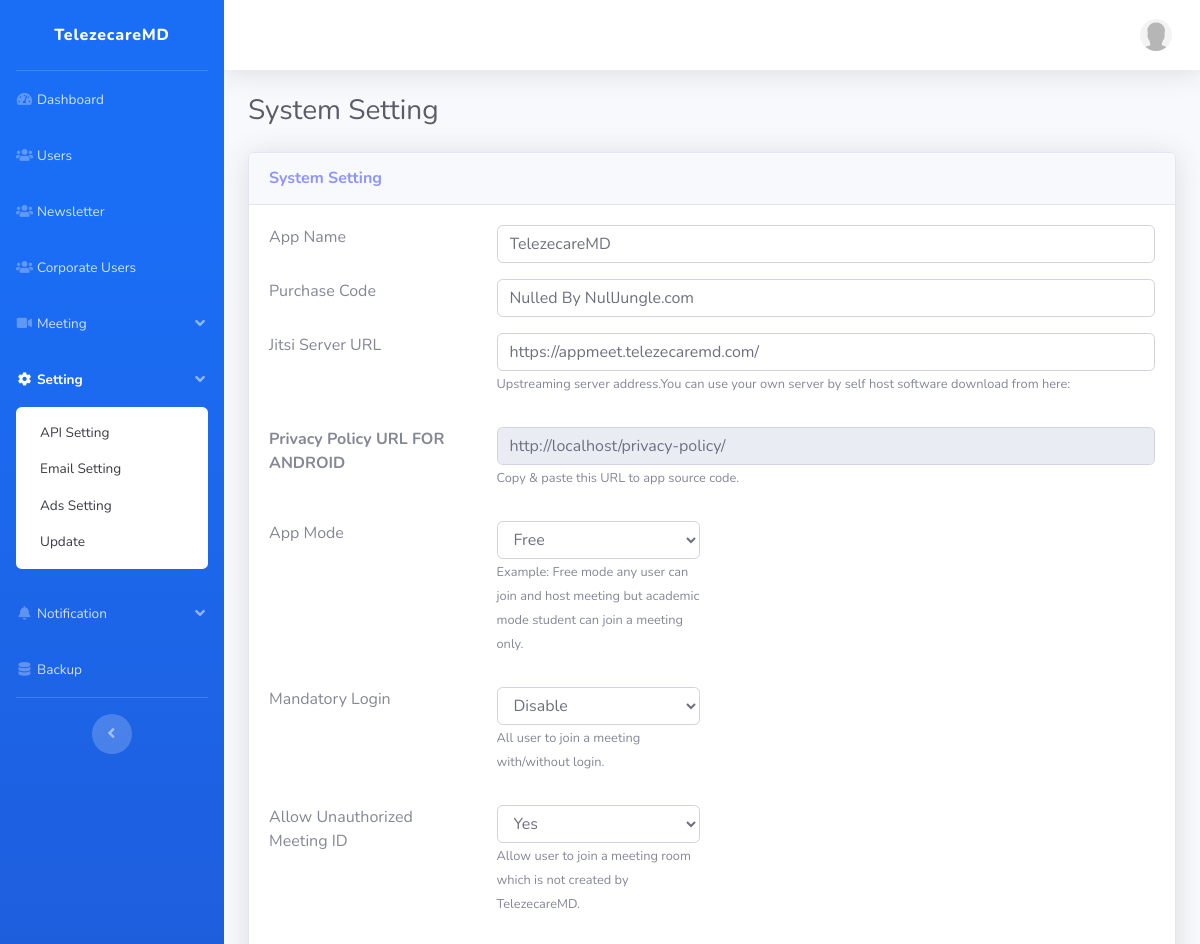
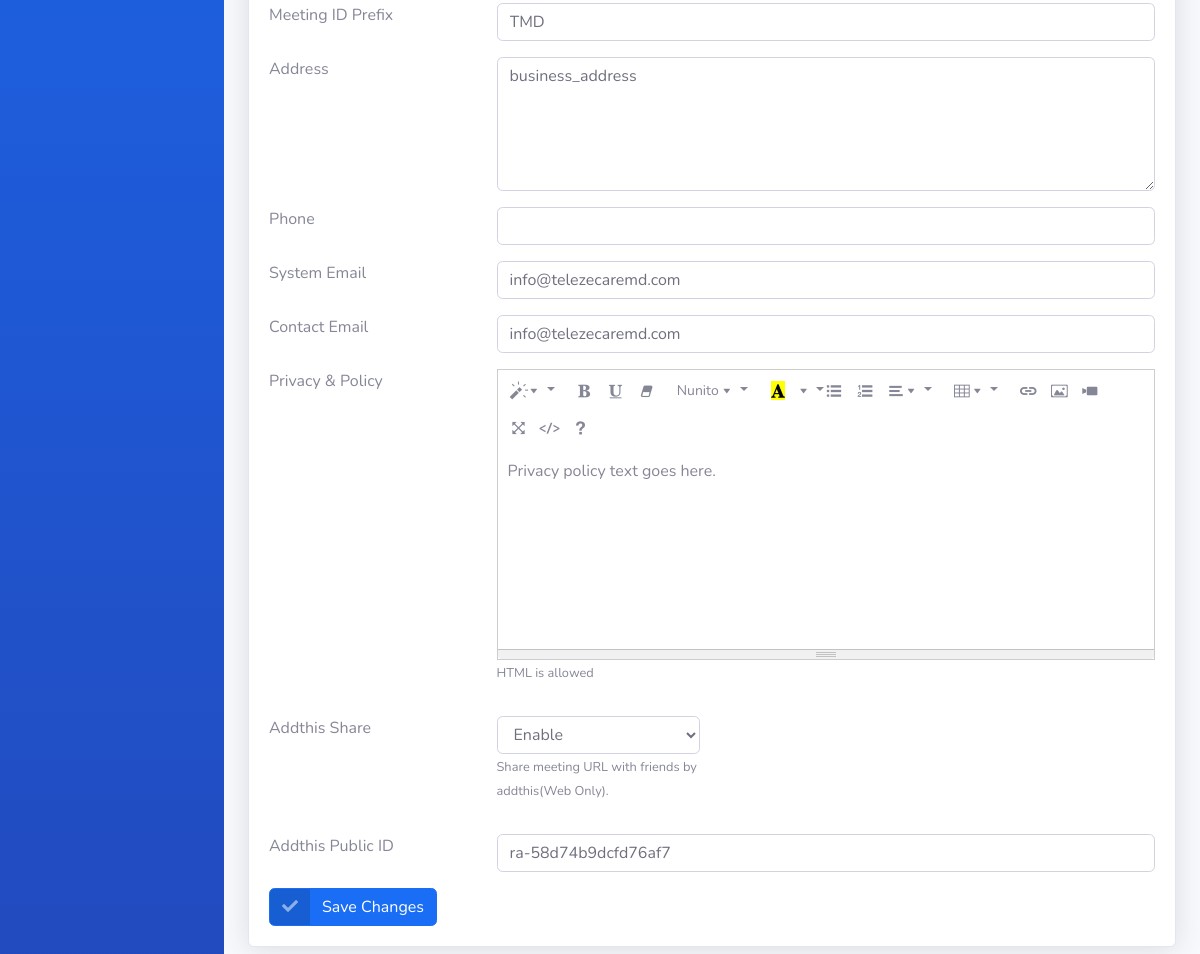
The page /admin/system_setting/ on the database its author committed (2 pictures, top to bottom).
### tables this page shows
CREATE TABLE `config` (
  `config_id` int(11) NOT NULL,
  `title` longtext NOT NULL,
  `value` longtext NOT NULL
);

### application/controllers/Admin.php (called while the page is built, shortened)
<?php
class Admin extends CI_Controller {
    function system_setting($param1 = '', $param2 = ''){
        $data['page_name']      = 'system_setting';
        $data['page_title']     = 'System Setting';
        $this->load->view('admin/index', $data);
    }
}

### index.php (called while the page is built, shortened)
<?php
require_once BASEPATH.'core/CodeIgniter.php';

### application/models/Common_model.php (called while the page is built, shortened)
<?php if ( ! defined('BASEPATH')) exit('No direct script access allowed');
class Common_model extends CI_Model {
	function get_img($type = '' , $id = '')
	{
		if(file_exists('uploads/'.$type.'_image/'.$id.'.jpg'))
			$image_url	=	base_url().'uploads/'.$type.'_image/'.$id.'.jpg';
		else
			$image_url	=	base_url().'uploads/user.jpg';
		return $image_url;
	}
    public function get_config($title=''){
        $result   = $title;
        $query  = $this->db->get_where('config' , array('title'=>$title));
        if($query->num_rows() > 0):
            $result = $query->row()->value;
        else:
            $data['title'] = $title;
            $data['value'] = $title;
            $this->db->insert('config',$data);
        endif;
        return $result;
    }
}

### application/helpers/custom_helper.php (called while the page is built, shortened)
<?php  if ( ! defined('BASEPATH')) exit('No direct script access allowed');
if (! function_exists('get_app_config')):
	function get_app_config($title)
    {
    	$ci =& get_instance();
        return $ci->common_model->get_config($title);
    }
endif;

### application/views/admin/system_setting.php (the view, shortened to what this page needs)
<?php
  $app_mode                 =   get_app_config("app_mode");
  $app_mandatory_login      =   get_app_config("app_mandatory_login");
 ?>
<?php echo form_open(base_url() . 'admin/system_setting/update/' , array('class' => 'form-horizontal group-border-dashed', 'enctype' => 'multipart/form-data'));?>
<div class="card shadow mb-4">
    <div class="card-header py-3">
      <h6 class="m-0 font-weight-bold text-primary"><?php echo $page_title;?></h6>
    </div>
    <div class="card-body">
    <div class="row">
      <div class="col-md-12">
        <div class="form-group row">
          <label class="col-sm-3 control-label">App Name</label>
          <div class="col-sm-9">
            <input type="text"  value="<?php echo get_app_config("app_name");?>" name="app_name" class="form-control" required  />
          </div>
        </div>
        <div class="form-group row">
          <label class="col-sm-3 control-label">Purchase Code</label>
          <div class="col-sm-9">
            <input type="text"  value="<?php echo get_app_config("purchase_code");?>" name="purchase_code" class="form-control" required  />
          </div>
        </div>
        <div class="form-group row">
          <label class="col-sm-3 control-label">Jitsi Server URL</label>
          <div class="col-sm-9">
            <input type="text"  value="<?php echo get_app_config("jitsi_server");?>" name="jitsi_server" class="form-control" required  />
            <p><small>Upstreaming server address.You can use your own server by self host software download from here:</small></p>
          </div>
        </div>
        <div class="form-group row">
          <label class="col-sm-3 control-label"><strong>Privacy Policy URL FOR ANDROID</strong></label>
          <div class="col-sm-9">
            <input type="text"  value="<?php echo base_url('privacy-policy/') ?>" readonly class="form-control" required data-parsley-length="[14, 128]" />
            <p><small>Copy &amp; paste this URL to app source code.</small></p>
          </div>
        </div>
        <div class="form-group row">
          <label class="control-label col-md-3">App Mode</label>
          <div class="col-sm-3">
              <select class="form-control m-bot15" id="app_mode" name="app_mode">
                <option value="free" <?php if($app_mode == 'free'){echo 'selected';}?> >Free</option>
              </select>
              <p><small>Example: Free mode any user can join and host meeting but academic mode student can join a meeting only.</small></p>
          </div>
        </div>
        <div class="form-group row">
          <label class="control-label col-md-3">Mandatory Login</label>
          <div class="col-sm-3">
              <select class="form-control m-bot15" id="app_mandatory_login" name="app_mandatory_login">
                <option value="false" <?php if($app_mandatory_login == 'false'){echo 'selected';}?> >Disable</option>
              </select>
              <p><small>All user to join a meeting with/without login.</small></p>
          </div>
        </div>
        <div class="form-group row">
          <label class="control-label col-md-3">Allow Unauthorized Meeting ID</label>
          <div class="col-sm-3">
              <select class="form-control m-bot15" id="allow_unauthorized_meeting_code" name="allow_unauthorized_meeting_code">
                <option value="true" <?php if(get_app_config("allow_unauthorized_meeting_code") == 'true'){echo 'selected';}?> >Yes</option>
              </select>
              <p><small>Allow user to join a meeting room which is not created by <?php echo get_app_config("app_name"); ?>.</small></p>
          </div>
        </div>
        <div class="form-group row">
          <label class="col-sm-3 control-label">Meeting ID Prefix</label>
          <div class="col-sm-9">
            <input type="text"  value="<?php echo get_app_config("meeting_prefix");?>" name="meeting_prefix" class="form-control" required  />
          </div>
        </div>
        <div class="form-group row">
          <label class="col-sm-3 control-label">Address</label>
          <div class="col-sm-9">
            <textarea rows="5" name="business_address" class="form-control"><?php echo get_app_config("business_address");?></textarea>
          </div>
        </div>
        <div class="form-group row">
          <label class="col-sm-3 control-label">Phone</label>
          <div class="col-sm-9">
            <input type="number"  value="<?php echo get_app_config("business_phone");?>" name="business_phone" class="form-control" data-parsley-length="[10, 14]"  />
          </div>
        </div>
        <div class="form-group row">
          <label class="col-sm-3 control-label">System Email</label>
          <div class="col-sm-9">
            <input type="email"  value="<?php echo get_app_config("system_email");?>" name="system_email" class="form-control"   />
          </div>
        </div>
        <div class="form-group row">
          <label class="col-sm-3 control-label">Contact Email</label>
          <div class="col-sm-9">
            <input type="email"  value="<?php echo get_app_config("contact_email");?>" name="contact_email" class="form-control"   />
          </div>
        </div>
        <div class="form-group row">
          <label class="col-sm-3 control-label">Privacy &amp; Policy</label>
          <div class="col-sm-9">
            <p><small>HTML is allowed</small></p>
          </div>
        </div>
        <div class="form-group row">
          <label class="control-label col-md-3">Addthis Share</label>
          <div class="col-sm-3">
              <select class="form-control m-bot15" id="addthis_enable" name="addthis_enable">
                <option value="true" <?php if(get_app_config("addthis_enable") == 'true'){echo 'selected';}?> >Enable</option>
              </select>
              <p><small>Share meeting URL with friends by addthis(Web Only).</small></p>
          </div>
        </div>
        <div class="form-group row">
          <label class="col-sm-3 control-label">Addthis Public ID</label>
          <div class="col-sm-9">
            <input type="text"  value="<?php echo get_app_config("addthis_pubid");?>" name="addthis_pubid" class="form-control" required  />
          </div>
        </div>
        <button type="submit" class="btn btn-primary btn-icon-split">
          <span class="icon text-white-50"><i class="fa fa-check"></i></span>
          <span class="text">Save Changes</span>
        </button>
        <?php echo form_close(); ?>
      </div>
    </div>
  </div>
</div>

### application/views/admin/index.php (shortened to what this page needs)
<!DOCTYPE html>
<html>
<head>
    <link href="<?php echo base_url(); ?>assets/vendor/fontawesome-free/css/all.min.css" rel="stylesheet" type="text/css">
    <link href="<?php echo base_url(); ?>assets/css/sb-admin-2.min.css" rel="stylesheet" />
    <link href="<?php echo base_url(); ?>assets/plugins/summernote/dist/summernote.css" rel="stylesheet" />
</head>
<body id="page-top">
  <div id="wrapper">
    <?php  include'navigation.php';?>
    <div id="content-wrapper" class="d-flex flex-column">
        <div id="content">
            <nav class="navbar navbar-expand navbar-light bg-white topbar mb-4 static-top shadow">
              <ul class="navbar-nav ml-auto">
                <li class="nav-item dropdown no-arrow">
                  <a class="nav-link dropdown-toggle" href="#" id="userDropdown" role="button" data-toggle="dropdown" aria-haspopup="true" aria-expanded="false">
                    <img class="img-profile rounded-circle" src="<?php echo $this->common_model->get_img('user', $this->session->userdata('user_id')).'?'.time();?>">
                  </a>
                </li>
              </ul>
            </nav>
            <div class="container-fluid">
              <div class="d-sm-flex align-items-center justify-content-between mb-4">
                <h1 class="h3 mb-0 text-gray-800"><?php echo $page_title; ?></h1>
              </div>
              <?php  include $page_name.'.php';?>
</body>
</html>

### application/views/admin/navigation.php (shortened to what this page needs)
<?php $active_menu=$this->session->userdata('active_menu');
?>
  <ul class="navbar-nav bg-gradient-primary sidebar sidebar-dark accordion" id="accordionSidebar">
    <a class="sidebar-brand d-flex align-items-center justify-content-center" href="<?php echo base_url(); ?>">
      <div class="sidebar-brand-text mx-3">TelezecareMD </sup></div>
    </a>
    <hr class="sidebar-divider my-0">
    <li class="nav-item <?php if($active_menu==1) {echo "active"; } ?>"><a class="nav-link" href="<?php echo base_url()."admin/dashboard";?>"><i class="fas fa-fw fa-tachometer-alt"></i><span>Dashboard</span></a> </li>
    <li class="nav-item <?php if($active_menu==2) {echo "active"; } ?>"><a class="nav-link" href="<?php echo base_url().'admin/manage_user'?>"><i class="fas fa-fw fa-users"></i><span>Users</span></a></li>
    <li class="nav-item <?php if($active_menu==22) {echo "active"; } ?>"><a class="nav-link" href="<?php echo base_url().'admin/newsletters'?>"><i class="fas fa-fw fa-users"></i><span>Newsletter</span></a></li>
    <li class="nav-item <?php if($active_menu==21) {echo "active"; } ?>"><a class="nav-link" href="<?php echo base_url().'admin/corporate_user'?>"><i class="fas fa-fw fa-users"></i><span>Corporate Users</span></a></li>
    <li class="nav-item <?php if($active_menu==3 || $active_menu==4): echo "active"; endif; ?>">
      <a href="#" class="nav-link" data-toggle="collapse" data-target="#collapseMeeting" aria-expanded="true" aria-controls="collapseMeeting">
        <i class="fas fa-fw fa-video" aria-hidden="true"></i><span>Meeting</span>
      </a>
    </li>
    <li class="nav-item <?php if($active_menu==5 || $active_menu==6 || $active_menu==7 || $active_menu==8 || $active_menu==9 || $active_menu==10): echo "active"; endif; ?>">
      <a href="#" class="nav-link" data-toggle="collapse" data-target="#collapseSetting" aria-expanded="true" aria-controls="collapseSetting">
        <i class="fas fa-fw fa-cog" aria-hidden="true"></i><span>Setting</span>
      </a>
      <div id="collapseSetting" class="collapse <?php if($active_menu==5 || $active_menu==6 || $active_menu==7 || $active_menu==8 || $active_menu==9 || $active_menu==10): echo "show"; endif; ?>" aria-labelledby="headingUtilities" data-parent="#accordionSidebar">
        <div class="bg-white py-2 collapse-inner rounded">
          <a class="collapse-item <?php if($active_menu==6) {echo "active"; } ?>" href="<?php echo base_url().'admin/api_setting/'?>">API Setting</span></a>
          <a class="collapse-item <?php if($active_menu==7) {echo "active"; } ?>" href="<?php echo base_url().'admin/email_setting/'?>">Email Setting</span></a>
          <a class="collapse-item <?php if($active_menu==8) {echo "active"; } ?>" href="<?php echo base_url().'admin/mobile_ads_setting/'?>">Ads Setting</span></a>
          <a class="collapse-item <?php if($active_menu==10) {echo "active"; } ?>" href="<?php echo base_url().'admin/update/'?>">Update</span></a>
        </div>
      </div>
    </li>
    <li class="nav-item <?php if($active_menu == 11 || $active_menu==12): echo "active"; endif; ?>">
      <a href="#" class="nav-link" data-toggle="collapse" data-target="#collapseNotificationSetting" aria-expanded="true" aria-controls="collapseNotificationSetting">
        <i class="fas fa-fw fa-bell" aria-hidden="true"></i><span>Notification</span>
      </a>
    </li>
    <li class="nav-item <?php if($active_menu==13) {echo "active"; } ?>"><a class="nav-link" href="<?php echo base_url().'admin/backup_restore'?>"><i class="fas fa-fw fa-database"></i><span>Backup</span></a></li>
    <hr class="sidebar-divider d-none d-md-block">
    <div class="text-center d-none d-md-inline">
      <button class="rounded-circle border-0" id="sidebarToggle"></button>
    </div>
  </ul>

### rows shown on the page
config: app_name "TelezecareMD", value "TelezecareMD"
config: purchase_code "Nulled By NullJungle.com"
config: jitsi_server "https://appmeet.telezecaremd.com/"
config: app_mode "Free"
config: app_mandatory_login "Disable"
config: allow_unauthorized_meeting_code "Yes"
config: meeting_prefix "TMD"
config: business_address "business_address"
config: system_email "info@telezecaremd.com"
config: contact_email "info@telezecaremd.com"
config: addthis_enable "Enable"
config: addthis_pubid "ra-58d74b9dcfd76af7"

### other values the page prints
$page_title "System Setting"
